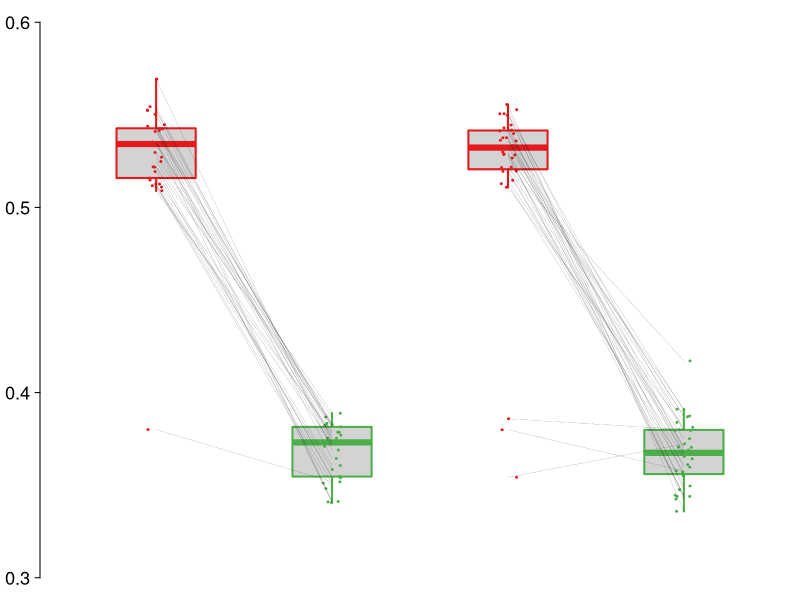

Recreate this plot in R.
png(filename="germearly.png", width=6, height=3,units="in", res=300)

# import data
df <- read.csv('fig1quantification.csv', header=TRUE)
df <- cbind(df[,2], df[,1], df[,4], df[,3])

addNoise <- function(mtx) {
    if (!is.matrix(mtx)) mtx <- matrix(mtx, byrow = TRUE, nrow = 1)
    random.stuff <- matrix(runif(prod(dim(mtx)), min = -0.001, max = 0.05), nrow = dim(mtx)[1])
    random.stuff + mtx
}

df <- addNoise(df)

library(RColorBrewer)

cols <- brewer.pal(9,"Set1")[c(1,3)]

par(bty="n",
    mar=c(0, 2, 0, 0),  # plot margins b-l-t-r
    las=1,              # horizontal labels
    tcl=-.25,           # tick length
    font.main=1,        # plain font
    mgp=c(2.5, 0.5, 0),  # axis spacings
    cex.lab=1.1,
    cex.axis=1.1,
    ps=12
)


xat <- c(1,
         2,
         3,
         4)
b <- boxplot(df,
             xaxt="n",       # no x-axis
             yaxt="n",
             boxwex=0.45,    # boxwidth
             lty=1,          # line type, 1 = solid
             staplewex=0,    # no staples
             log="",         # no log scaling
             ylim=c(0.3, 0.6),
             at=xat,
             border=cols,
             lwd=2,
             outline=FALSE)          # line weight

stripchart(apply(df, 2, as.list),
           vertical=TRUE,
           method="jitter",
           add=TRUE,
           pch=20,
           cex=0.4,
           col=cols,
           at=xat,
           jitter=0.05)

#title("Cep290 and Ana1 lengths (early G2 phase)", font.main=1, cex.main=1.3, line=0.7)
#title(ylab=expression(paste("Length (",italic("μ"), "m)", sep="")), line=2.2)

tlab=c(1.6, 3.7)+0.2

axis(2, at=seq(0.3, 0.6, 0.1), labels=TRUE, col.ticks=1, lwd=1, lwd.ticks=1)
lab=c('Control', expression(italic('β2t')*'-SigD'))

#text(x=tlab, y=par()$usr[3]-0.1*(par()$usr[4]-par()$usr[3]-0.3),
#     labels=lab, srt=0, adj=1, xpd=TRUE, cex=1)

#temp.labels = c("Ana1-tdTomato", "Cep290-GFP")
#legend("topright", cex=0.9, col=cols, lty=1, lwd=2, temp.labels, bty="n")

#offset <- 0.015
#yat <- 1.5
segments(xat[1], df[,1], xat[2], df[,2], lwd=0.1)
segments(xat[3], df[,3], xat[4], df[,4], lwd=0.1)

#lines(c(xat[1]-0.25, xat[2]+0.25), c(0.3, 0.3), xpd=TRUE)
#lines(c(xat[3]-0.25, xat[4]+0.25), c(0.3, 0.3), xpd=TRUE)


dev.off()

